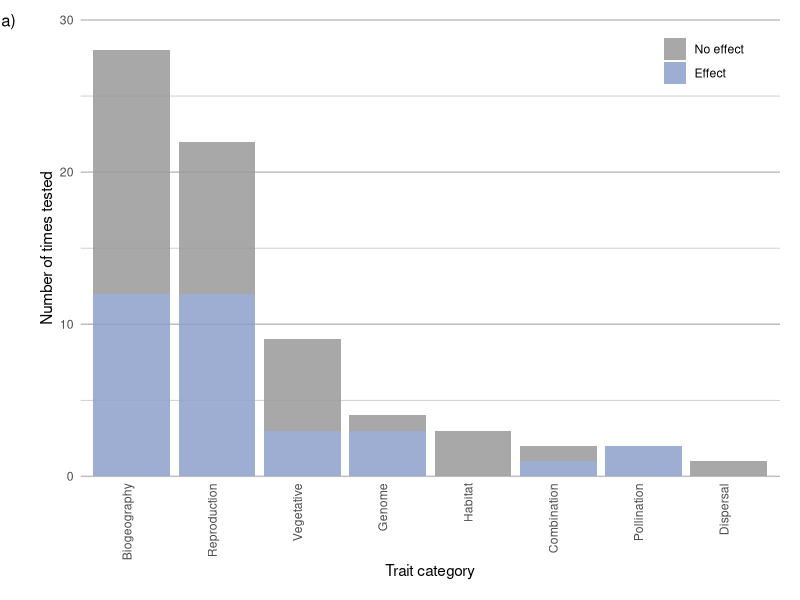
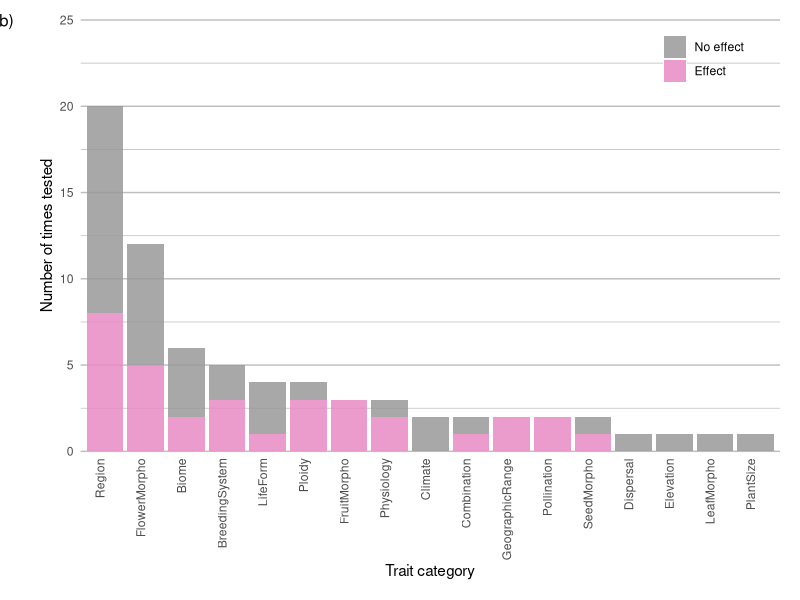
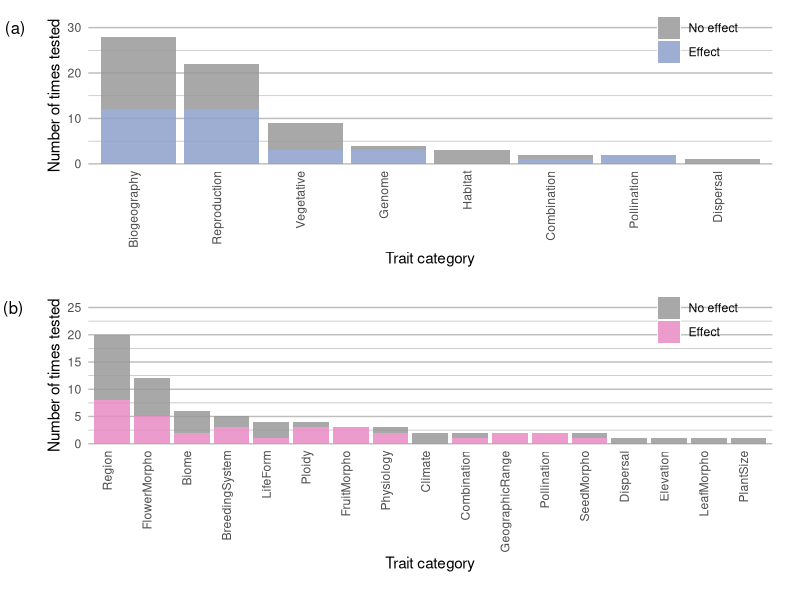
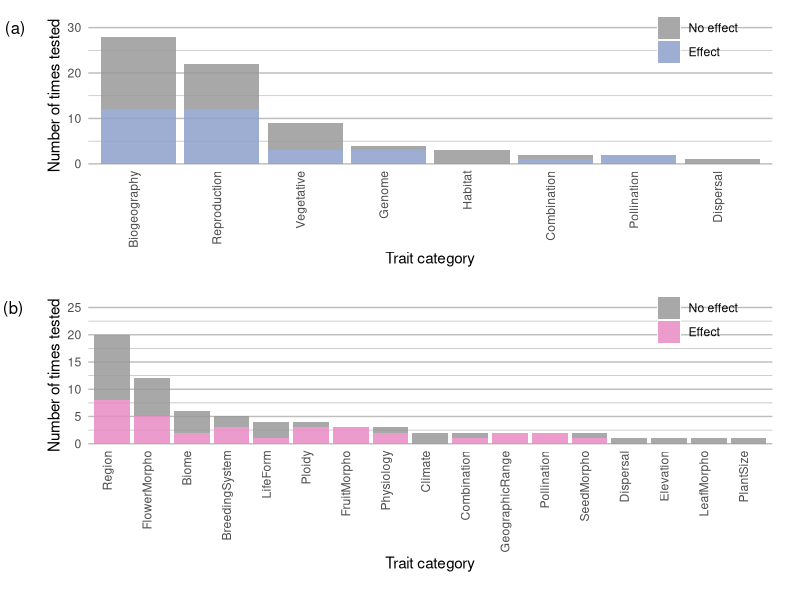

Here is the R script that generated these plots, in order:

#Library
library(tidyverse)
library(ggplot2)
library(RColorBrewer)
library(dplyr)
library(patchwork)
library(grid)

#read in full data frame
df <-
  read.csv("data/sse_review_table - main_table.csv")

#choose the columns you want in model (plus study/model_no for formatting)
df <-
  df[, c(
    'study',
    'model_no',
    'sse_model',
    'trait_level_1',
    'trait_level_2',
    'trait_level_3',
    'trait_level_4',
    'trait_level_5',
    'trait_level_6',
    'div_inc'
  )]

# Subset to only hidden state models
hidd<-c("HiSSE","MuHiSSE","GeoHiSSE","SecSSE")
df<-df[df$sse_model %in% hidd, ]

#make sure columns are the right type
df$trait_level_1 <- as.factor(df$trait_level_1)
df$trait_level_2 <- as.factor(df$trait_level_2)
df$trait_level_3 <- as.factor(df$trait_level_3)
df$trait_level_4 <- as.factor(df$trait_level_4)
df$trait_level_5 <- as.factor(df$trait_level_5)
df$trait_level_6 <- as.factor(df$trait_level_6)

#reduce to a single binary result per model per study
df <- df %>%
  group_by(study, model_no) %>%
  dplyr::slice(which.max(div_inc))

####
# TRAIT LEVEL 2
####

#set Multi-State results to 1
df$div_inc[df$div_inc > 1] <- 1

#count numbers of 0 and 1 per trait
df2 <- df %>% group_by(trait_level_2, div_inc, .drop=FALSE) %>% summarize(count=n()) %>% ungroup() %>% complete(trait_level_2, div_inc, fill = list(count = 0))

#make binary classification character
df2$div_inc<-as.character(df2$div_inc)

#color
options(ggplot2.discrete.fill = c("#999999", brewer.pal(5,"Set2")[3]))

#plot
l2<-ggplot(df2, aes(fill=div_inc, y=count, x=reorder(trait_level_2, -count))) +
  geom_bar(position="stack", stat="identity",alpha=0.85) +
  scale_x_discrete(name ="Trait category") +
  scale_y_continuous(expand = c(0, 0),
                     limits = c(0,30),
                     name ="Number of times tested") +
  scale_fill_discrete(labels = c("No effect", "Effect")) +
  theme(axis.text.x = element_text(angle = 90,vjust=-0.05,hjust = 1),
        axis.ticks.x = element_blank(),
        axis.ticks.y = element_blank(),
        legend.title = element_blank(),
        panel.border = element_blank(),
        panel.grid.minor = element_line(colour="grey"),
        panel.grid.major.y = element_line(colour="grey"),
        panel.grid.major.x = element_blank(),
        panel.background = element_rect(fill = "white"),
        legend.position = c(0.89,0.91),
        legend.background = element_blank(),
        plot.margin = unit(c(1, 1, 1, 2),"lines")) +
  coord_cartesian(clip = "off") +
  annotation_custom(
    grob = textGrob(label = "(a)", hjust = 0, gp = gpar(cex = 1)),
    ymin = 30,      # Vertical position of the textGrob
    ymax = 30,
    xmin = -0.6,         # Note: The grobs are positioned outside the plot area
    xmax = -0.6)

l2

####
# TRAIT LEVEL 4
####

#count numbers of 0 and 1 per trait
df2 <- df %>% group_by(trait_level_4, div_inc, .drop=FALSE) %>% summarize(count=n()) %>% ungroup() %>% complete(trait_level_4, div_inc, fill = list(count = 0))

#make binary classification character
df2$div_inc<-as.character(df2$div_inc)

#colour
options(ggplot2.discrete.fill = c("#999999", brewer.pal(5,"Set2")[4]))

##
l4<-ggplot(df2, aes(fill=div_inc, y=count, x=reorder(trait_level_4, -count))) +
  geom_bar(position="stack", stat="identity",alpha=0.85) +
  scale_x_discrete(name ="Trait category") +
  scale_y_continuous(expand = c(0, 0),
                     limits=c(0,25),
                     name ="Number of times tested") +
  scale_fill_discrete(labels = c("No effect", "Effect")) +
  theme(axis.text.x = element_text(angle = 90,vjust=-0.05,hjust = 1),
        axis.ticks.x = element_blank(),
        axis.ticks.y = element_blank(),
        legend.title = element_blank(),
        panel.border = element_blank(),
        panel.grid.minor = element_line(colour="grey"),
        panel.grid.major.y = element_line(colour="grey"),
        panel.grid.major.x = element_blank(),
        panel.background = element_rect(fill = "white"),
        legend.position = c(0.89,0.91),
        legend.background = element_blank(),
        plot.margin = unit(c(1, 1, 1, 2),"lines")) +
  coord_cartesian(clip = "off") +
  annotation_custom(
    grob = textGrob(label = "(b)", hjust = 0, gp = gpar(cex = 1)),
    ymin = 25,      # Vertical position of the textGrob
    ymax = 25,
    xmin = -1.75,         # Note: The grobs are positioned outside the plot area
    xmax = -1.75)


l4

###
# Combined
###

l2 / l4

ggsave("figures/stacked_barplot_traits_hidden_2and4.png",
       width = 20,
       height = 25,
       units = 'cm')

